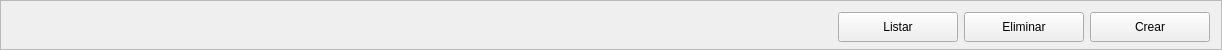
                <widget class="QFrame" name="frame_6">
                 <property name="minimumSize">
                  <size>
                   <width>0</width>
                   <height>50</height>
                  </size>
                 </property>
                 <property name="maximumSize">
                  <size>
                   <width>16777215</width>
                   <height>50</height>
                  </size>
                 </property>
                 <property name="frameShape">
                  <enum>QFrame::StyledPanel</enum>
                 </property>
                 <property name="frameShadow">
                  <enum>QFrame::Raised</enum>
                 </property>
                 <layout class="QHBoxLayout" name="horizontalLayout_16">
                  <item>
                   <spacer name="horizontalSpacer_11">
                    <property name="orientation">
                     <enum>Qt::Horizontal</enum>
                    </property>
                    <property name="sizeHint" stdset="0">
                     <size>
                      <width>826</width>
                      <height>20</height>
                     </size>
                    </property>
                   </spacer>
                  </item>
                  <item>
                   <widget class="QPushButton" name="btn_listar_4">
                    <property name="minimumSize">
                     <size>
                      <width>120</width>
                      <height>30</height>
                     </size>
                    </property>
                    <property name="text">
                     <string>Listar</string>
                    </property>
                   </widget>
                  </item>
                  <item>
                   <widget class="QPushButton" name="btn_eliminar_cliente">
                    <property name="minimumSize">
                     <size>
                      <width>120</width>
                      <height>30</height>
                     </size>
                    </property>
                    <property name="text">
                     <string>Eliminar</string>
                    </property>
                   </widget>
                  </item>
                  <item>
                   <widget class="QPushButton" name="btn_crear_4">
                    <property name="minimumSize">
                     <size>
                      <width>120</width>
                      <height>30</height>
                     </size>
                    </property>
                    <property name="text">
                     <string>Crear</string>
                    </property>
                   </widget>
                  </item>
                 </layout>
                </widget>
